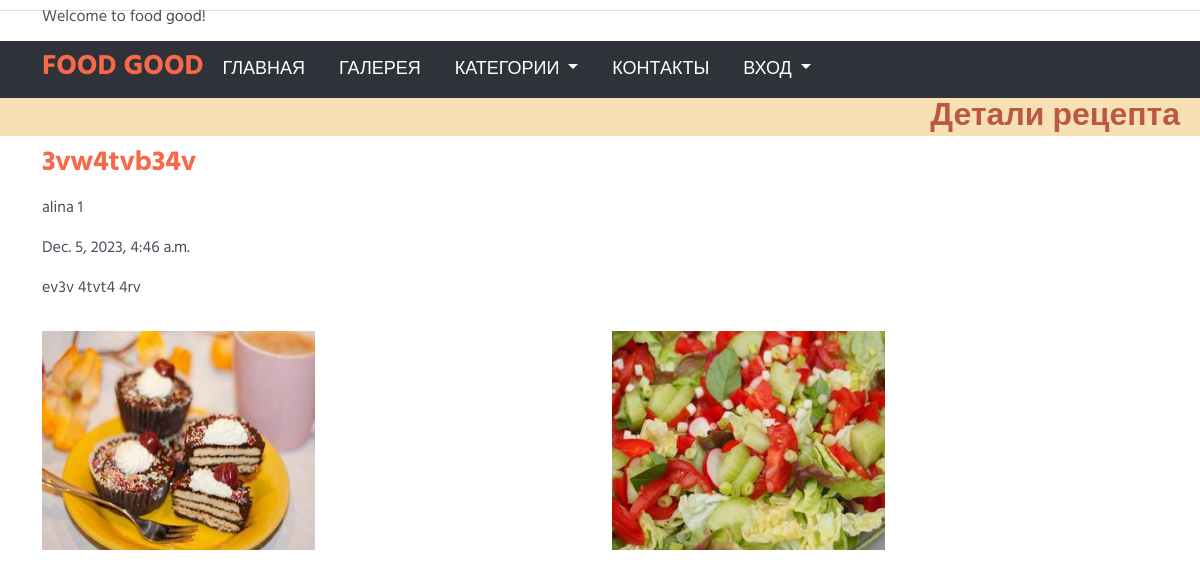
Page /about/1/ on the committed database.
### main/models.py (models this page shows, shortened)
class Recipe(Model):  # title, author, description, date, category, files, img
    stars_choices = (
        ("None", "Not answered"),
        ("1", "1"),
        ("2", "2"),
        ("3", "3"),
        ("4", "4"),
        ("5", "5"),
    )
    title = TextField("Название", max_length=250)
    author = ForeignKey(
        User, on_delete=models.CASCADE
    )  # удалит рецепт при удалении юзера
    description = TextField("Описание")
    date = DateTimeField("Дата публикации", auto_now=True, auto_created=True)
    category = ManyToManyField(to=Category, blank=True)
    stars = models.CharField(
        choices=stars_choices, max_length=20, default=stars_choices[0][0]
    )
    class Meta:
        verbose_name= 'Рецепт (Recipe)'
        verbose_name_plural='Рецепты'

class File(Model):
    recipe = ForeignKey(Recipe, on_delete=models.CASCADE, related_name="images")
    file = models.FileField(upload_to="import", blank=True, null=True)
    def image_tag(self):
        return mark_safe(f'<img height=30px src="{MEDIA_URL}%s" />' % (self.file))
    image_tag.short_description = 'Image'
    image_tag.allow_tags = True
    def __str__(self):
        return str(self.recipe.id)
    class Meta:
        verbose_name= 'Файл (File)'
        verbose_name_plural='Файлы'

### main/views.py (the view)
# urls.py: path("about/<int:id>/", views.details, name="details"),
def details(request, id):
    rec1 = Recipe.objects.filter(id=id).select_related('author').first()
    files = File.objects.filter(recipe=id)
    """SELECT * FROM "main_file"
    INNER JOIN "main_recipe" ON ("main_file"."recipe_id" = "main_recipe"."id")
    INNER JOIN "auth_user" ON ("main_recipe"."author_id" = "auth_user"."id")
    WHERE "main_file"."recipe_id" = '1'"""
    print("details files", files)
    context = {
        "title": "",
        "recipe": rec1,
        "files": files,
    }
    return render(request, "main/recipe.html", context)

### main/templates/main/recipe.html (shortened to what this page needs)
{% extends 'main/base.html' %}
{% load static %}
{% load tag_library %}
{% block body %}
<body>
    <div class="flex-row bg-color-light">
        <h2 class="text-header text-end">Детали рецепта</h2>
    </div>
    <div class="container">
        <div>
            <h3>{{recipe.title}}</h3>
            <p>{{recipe.author}} {{recipe.author.id}}</p>
            <p>{{recipe.date}}</p>
            <div class="pb-3">{{recipe.description}}</div>
        </div>
        <div class="row">
            {% for file in files %}
            <div class="col-md-6 col-sm-12 flexbox">
                <div class="product product-single w-100">
                    <div class="product-thumb h-100">
                        {% with prod_name='import/'|add:file.file %}
                        <img src="{{file.file.url}}" height="100%" alt="image">
                        {% endwith %}
                    </div>
                </div>
            </div>
            {% endfor %}
        </div>
    </div>
</body>
{% endblock %}

### all_apps/static/css/style.css (style rules this page uses)
body { font-family: 'Hind', sans-serif; color: #4A4E5A; overflow-x: hidden; }
h1, h2, h3, h4, h5, h6 { color: #30323A; margin: 0 0 10px; font-weight: 700; }
.product.product-single { margin-top: 15px; margin-bottom: 15px; -webkit-transition: 0.3s all; transition: 0.3s all; }
.product.product-single .product-thumb { position: relative; margin-bottom: 15px; }
.product.product-single .product-thumb>img { width: 100%; }
.product.product-single .product-thumb:after { content: ""; position: absolute; top: 0; left: 0; right: 0; bottom: 0; background-color: #FFF; opacity: 0; visibility: hidden; z-index: 0; -webkit-transition: 0.3s all; transition: 0.3s all; }

### all_apps/static/css/main.css (style rules this page uses)
.bg-color-light { background: rgb(248, 224, 181); }
h3 { color: #f8694a; }
.text-header { color: #bb5844; margin-right: 20px !important; }
.flexbox { display: flex; flex-direction: row; justify-content: center; flex-wrap: wrap; }
.flexbox div { width: 50%; }

### rows in the picture
Recipe: title "3vw4tvb34v", author "alina", author.id "1", date "Dec. 5, 2023, 4:46 a.m.", description "ev3v 4tvt4 4rv"
File: file (picture)
File: file (picture)
